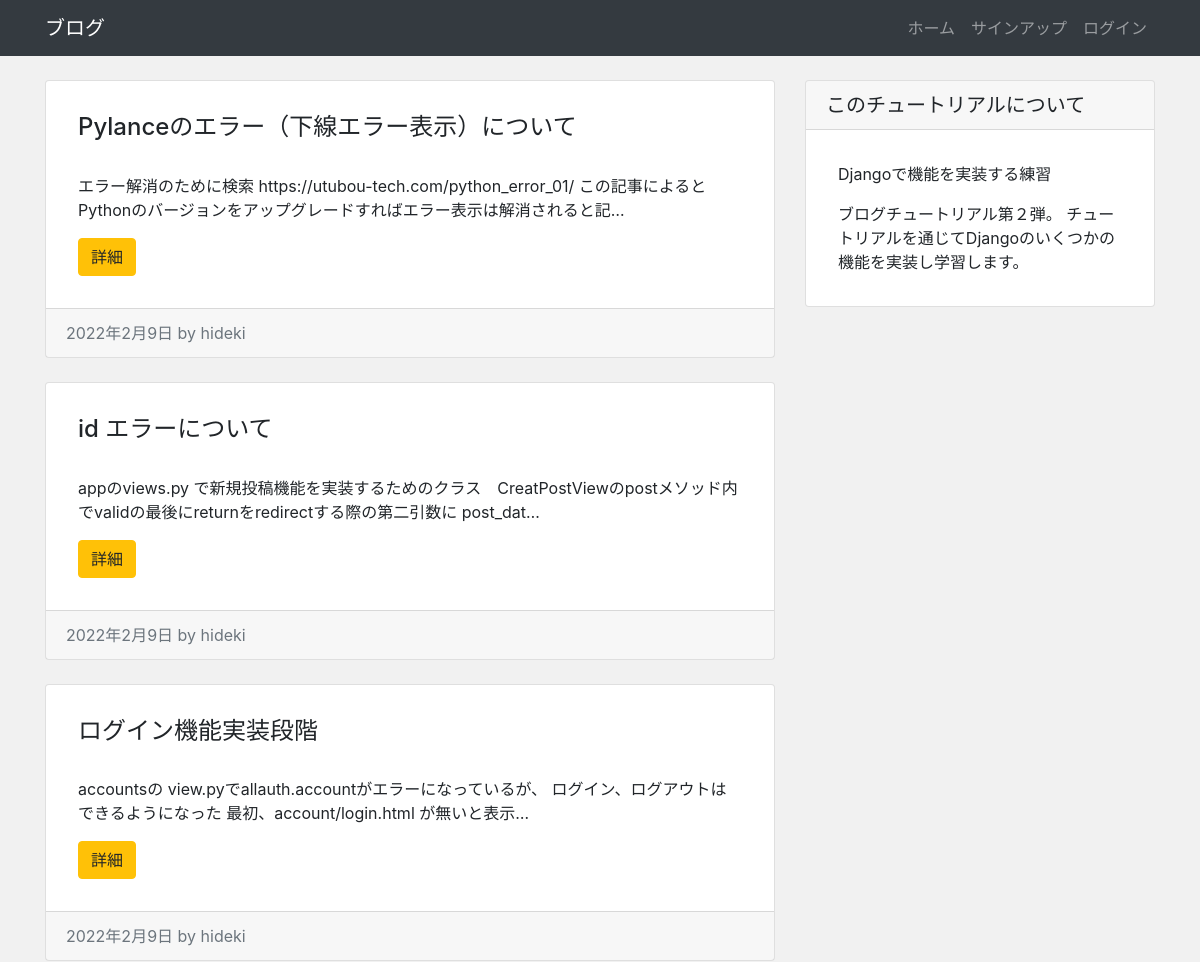
The app's page / (upper part), older data.
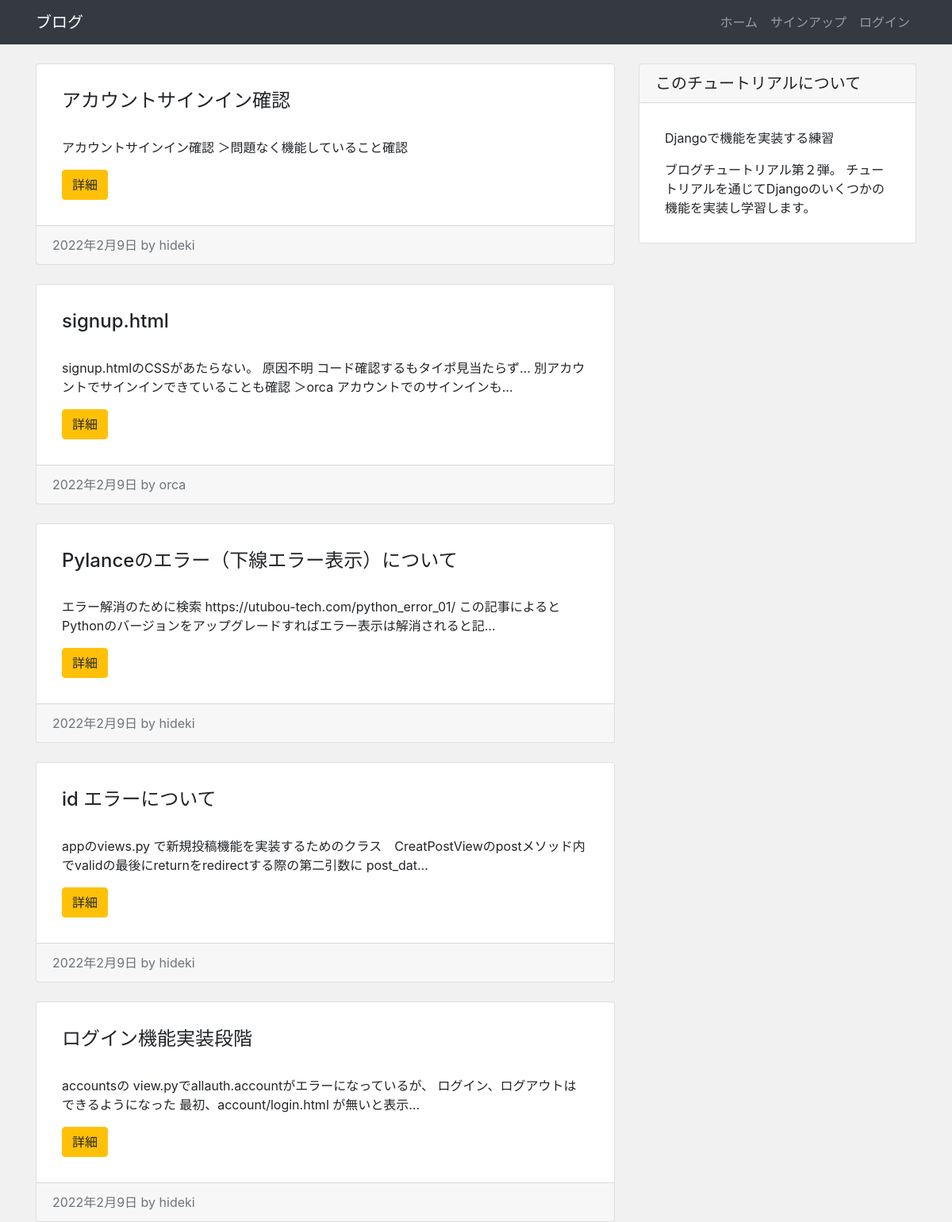
The same page, newer data.
### app/models.py (models this page shows, shortened)
class Post(models.Model):
    author = models.ForeignKey(settings.AUTH_USER_MODEL, on_delete=models.CASCADE)
    title = models.CharField("タイトル", max_length=200)
    content = models.TextField("本文")
    created = models.DateTimeField("作成日", default=timezone.now)

### app/views.py (the view)
# urls.py: path('', views.IndexView.as_view(), name='index'),
class IndexView(View):
    def get(self, request, *args, **kwargs):
        post_data = Post.objects.order_by('-id')
        return render(request, 'app/index.html', {
            'post_data': post_data
        })

### app/templates/app/index.html (shortened to what this page needs)
{% extends "app/base.html" %}
{% block content %}
<div class="row my-4">
    <div class="col-md-8">
        {% for post in post_data %}
            <div class="card mb-4">
                <div class="card-body">
                    <h2 class="card-title">{{ post.title }}</h2>
                    <p class="card-text">{{ post.content|truncatechars:100 }}</p>
                    <div class="btn btn-warning">詳細</div>
                </div>
                <div class="card-footer text-muted">
                    {{ post.created|date }} by {{ post.author }}
                </div>
            </div>
        {% endfor %}
    </div>
    <div class="col-md-4">
        <div class="card">
            <h5 class="card-header">このチュートリアルについて</h5>
            <div class="card-body">
                <p>Djangoで機能を実装する練習</p>
                <p class="mb-0">
                    ブログチュートリアル第２弾。
                    チュートリアルを通じてDjangoのいくつかの機能を実装し学習します。
                </p>
            </div>
        </div>
    </div>
</div>
{% endblock %}

### app/templates/app/base.html (shortened to what this page needs)
{% load static %}
<!DOCTYPE html>
<html lang="ja">
<head>
    <link rel="stylesheet" href="https://stackpath.bootstrapcdn.com/bootstrap/4.4.1/css/bootstrap.min.css">
    <link rel="stylesheet" href="{% static 'css/style.css' %}">
</head>
<body>
    <nav class="navbar navbar-expand-lg navbar-dark bg-dark">
        <div class="container">
            <a class="navbar-brand" href="/">ブログ</a>
            <ul class="navbar-nav ml-auto">
                <li class="nav-item">
                    <a class="nav-link" href="/">ホーム</a>
                </li>
                {% if user.is_authenticated %}
                    <li class="nav-item">
                        <a class="nav-link" href="{% url 'post_new' %}">投稿</a>
                    </li>
                    <li class="nav-item">
                        <a class="nav-link" href="{% url 'account_logout' %}">ログアウト</a>
                    </li>
                {% else %}
                    <li class="nav-item">
                        <a class="nav-link" href="{% url 'account_signup' %}">サインアップ</a>
                    </li>
                    <li class="nav-item">
                        <a class="nav-link" href="{% url 'account_login' %}">ログイン</a>
                    </li>
                {% endif %}
            </ul>
        </div>
    </nav>
    <main>
        <div class="container">
            {% block content %}
            {% endblock %}
        </div>
    </main>
</body>
</html>

### app/static/css/style.css (style rules this page uses)
* { margin: 0; padding: 0; box-sizing: border-box; }
body { background-color: #f1f1f1; display: flex; flex-flow: column; min-height: 100vh; }
main { flex: 1; }
.card-title { margin-bottom: 2rem; font-size: 1.5rem; }
.card-body { padding: 2rem; }

Row changes from the older to the newer data that the page shows:
added Post: title "アカウントサインイン確認", content "アカウントサインイン確認 ＞問題なく機能していること確認", created "2022年2月9日", author "hideki"
added Post: title "signup.html", content "signup.htmlのCSSがあたらない。 原因不明 コード確認するもタイポ見当たらず... 別アカウントでサインインできていることも確認 ＞orca アカウントでのサインインも…", created "2022年2月9日", author "orca"
